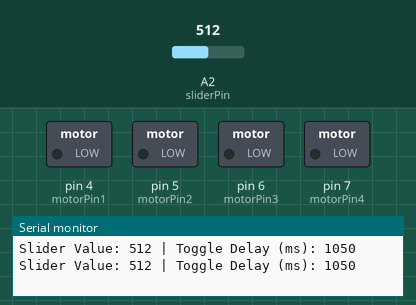
Simulated run of this sketch. Board: Arduino Uno, built with avr-gcc and run on an emulated ATmega328P. Shown: switched loads named in the sketch (green lamp = pin HIGH), the last lines printed to the serial monitor. Dashed ring = blinking. The test bench sets the inputs (shaded band); at power-on: A2 (sliderPin) = 512.

Above: at 1.8 s.
1.9 s: A2 (sliderPin) set to 900
At 2.51 s:
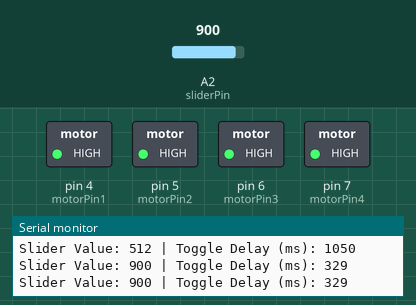
5.4 s: A2 (sliderPin) set to 1023
At 5.47 s:
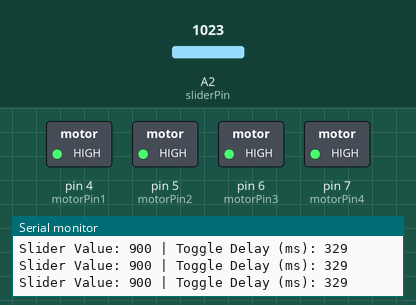
Timing chart, 0 to 14.9 s (numbered marks = the images above; inputs shaded):
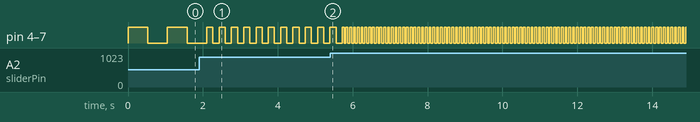

The sketch:

frequency_feedback.ino
```cpp
/*
    Vibration Motor Frequency Control with Slider
*/

int motorPin1 = 4; // North motor
int motorPin2 = 5; // East motor
int motorPin3 = 6; // South motor
int motorPin4 = 7; // West motor

int sliderPin = A2; // Slider connected to analog pin A2

void setup()
{
  // Set motor pins as outputs
  pinMode(motorPin1, OUTPUT);
  pinMode(motorPin2, OUTPUT);
  pinMode(motorPin3, OUTPUT);
  pinMode(motorPin4, OUTPUT);

  // Start the serial communication for debugging
  Serial.begin(9600);
}

void loop()
{
  // Read the slider value (0 to 1023)
  int sliderValue = analogRead(sliderPin);

  // Map the slider value to a delay range (50ms to 500ms)
  // Smaller delay = higher frequency vibration
  int toggleDelay = map(sliderValue, 0, 1023, 2000, 100);

  // Print the slider value and calculated delay
  Serial.print("Slider Value: ");
  Serial.print(sliderValue);
  Serial.print(" | Toggle Delay (ms): ");
  Serial.println(toggleDelay);

  // Turn all motors ON
  digitalWrite(motorPin1, HIGH);
  digitalWrite(motorPin2, HIGH);
  digitalWrite(motorPin3, HIGH);
  digitalWrite(motorPin4, HIGH);

  // Wait for half the delay time
  delay(toggleDelay / 2);

  // Turn all motors OFF
  digitalWrite(motorPin1, LOW);
  digitalWrite(motorPin2, LOW);
  digitalWrite(motorPin3, LOW);
  digitalWrite(motorPin4, LOW);

  // Wait for the other half of the delay time
  delay(toggleDelay / 2);
}
```

Measured:
- after the input at 1.9 s, pin 4 (motorPin1), pin 5 (motorPin2), pin 6 (motorPin3), pin 7 (motorPin4): alternates HIGH for 0.16 s and LOW for 0.16 s, starting after 0.37 s
- by itself, pin 4 (motorPin1), pin 5 (motorPin2), pin 6 (motorPin3), pin 7 (motorPin4): alternates HIGH for 0.53 s and LOW for 0.53 s
